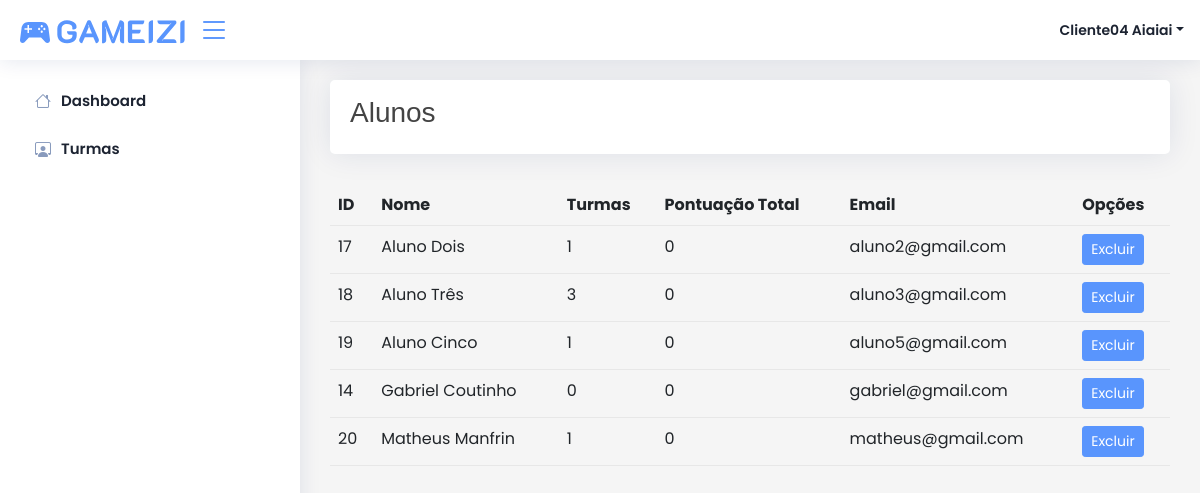
The app's page /alunos/ (signed in) with its own data.
### core/models.py (models this page shows, shortened)
class Aluno(models.Model):
    usuario = models.ForeignKey(settings.AUTH_USER_MODEL, on_delete=models.CASCADE, null=True, blank=True)
    nome = models.CharField("Nome", max_length=1024, null=False)
    sobrenome = models.CharField("Sobrenome", max_length=1024, null=False)
    pontuacao = models.FloatField("Pontuação", default=0, blank=True, null=True)
    tipo = models.CharField("Tipo", choices=TIPOS_ALUNOS, max_length=1024, default='K', blank=True, null=True)
    confirmado = models.BooleanField('Confirmado', default=False)
    criado_em = models.DateField("Criado Em", auto_now_add=True)
    def obter_nome_completo(self):
        return self.nome + ' ' + self.sobrenome
    def obter_quantidade_turmas(self):
        return AlunosTurma.objects.filter(aluno=self).count()

### core/views.py (the view)
# urls.py: path('alunos/', views.alunos, name='alunos'),
@login_required(login_url='/login')
def alunos(request):
    data = {
        'pagina': 'Alunos',
        'alunos': Aluno.objects.all().order_by('nome')
    }
    return render(request, 'core/alunos/index.html', data)

### core/templatetags/filtros.py (called while the page is built)
@register.filter(name='obter_ranking_aluno')
def obter_ranking_aluno(usuario):
    try:
        aluno = Aluno.objects.get(usuario=usuario)
        return rankings[aluno.tipo]
    except:
        return 'Professor'

### core/templates/core/alunos/index.html
{% extends 'core/base.html' %}
{% block pagina %}
Alunos
{% endblock pagina %}
{% block conteudo %}
<div class="row">
    <div class="col-12">
        <table class="table">
            <div class="thead">
                <th>ID</th>
                <th>Nome</th>
                <th>Turmas</th>
                <th>Pontuação Total</th>
                <th>Email</th>
                <th>Opções</th>
            </div>
            <div class="tbody">
                {% for aluno in alunos %}
                <tr>
                    <td>{{ aluno.id }}</td>
                    <td>{{ aluno.obter_nome_completo }}</td>
                    <td>{{ aluno.obter_quantidade_turmas }}</td>
                    <td>0</td>
                    <td>{{ aluno.usuario.email }}</td>
                    <td>
                        <a href="" class="btn btn-sm btn-danger">Excluir</a>
                    </td>
                </tr>
                {% endfor %}
            </div>
        </table>
    </div>
</div>
{% endblock conteudo %}

### core/templates/core/base.html (shortened to what this page needs)
{% load static %}
{% load filtros %}
<html lang="pt-br">
<head>
    <link href="https://cdn.jsdelivr.net/npm/bootstrap@5.1.3/dist/css/bootstrap.min.css" rel="stylesheet">
	<link href="{% static 'css' %}/icons/bootstrap/bootstrap-icons.css" rel="stylesheet">
    <link href="{% static 'css/styles.css' %}" rel="stylesheet">
    <link href="{% static 'css' %}/vendor/custom.css" rel="stylesheet">
</head>
<body>
    <header id="header" class="header fixed-top d-flex align-items-center">
        <div class="d-flex align-items-center justify-content-between">
            <a href="#!" class="d-flex align-items-center">
                <img src="{% static 'img/gameizi.svg' %}" alt="" >
            </a>
            <i class="bi bi-list toggle-sidebar-btn"></i>
        </div>
        <nav class="header-nav ms-auto">
            <ul class="d-flex align-items-center">
                <li class="nav-item dropdown pe-3">
                    <a class="nav-link nav-profile d-flex align-items-center pe-0" href="#" data-bs-toggle="dropdown">
                    <span class="d-none d-md-block dropdown-toggle ps-2">{{ user.first_name|title }} {{ user.last_name|title }}</span>
                    </a>
                </li>
            </ul>
        </nav>
    </header>
    {% include 'core/menu.html' %}
    <main class="main" id="main">
        <div class="card mt-0">
            <div class="card-body py-3">
                <div class="row">
                    <div class="col-md-6 text-start">
                        <h1 class="h3">{% block pagina %}{% endblock pagina %}</h1>
                    </div>
                    <div class="col-md-6 text-end">
                    </div>
                </div>
            </div>
        </div>
        {% block conteudo %}
        {% endblock conteudo %}
    </main>
</body>
</html>

### core/static/css/styles.css (style rules this page uses)
* { padding: 0; margin: 0; box-sizing: border-box; font-family: 'Poppins', sans-serif; }
body { font-size: .875rem; }
.card { margin-top: 2rem; width: 100%; }
a { color: #2470dc; text-decoration: none; }

### records on screen
Aluno: id "17", obter_nome_completo "Aluno Dois", obter_quantidade_turmas "1", usuario.email "aluno2@gmail.com"
Aluno: id "18", obter_nome_completo "Aluno Três", obter_quantidade_turmas "3", usuario.email "aluno3@gmail.com"
Aluno: id "19", obter_nome_completo "Aluno Cinco", obter_quantidade_turmas "1", usuario.email "aluno5@gmail.com"
Aluno: id "14", obter_nome_completo "Gabriel Coutinho", obter_quantidade_turmas "0", usuario.email "gabriel@gmail.com"
Aluno: id "20", obter_nome_completo "Matheus Manfrin", obter_quantidade_turmas "1", usuario.email "matheus@gmail.com"

### other values on screen
{{ user.first_name|title }} "Cliente04"
{{ user.last_name|title }} "Aiaiai"
